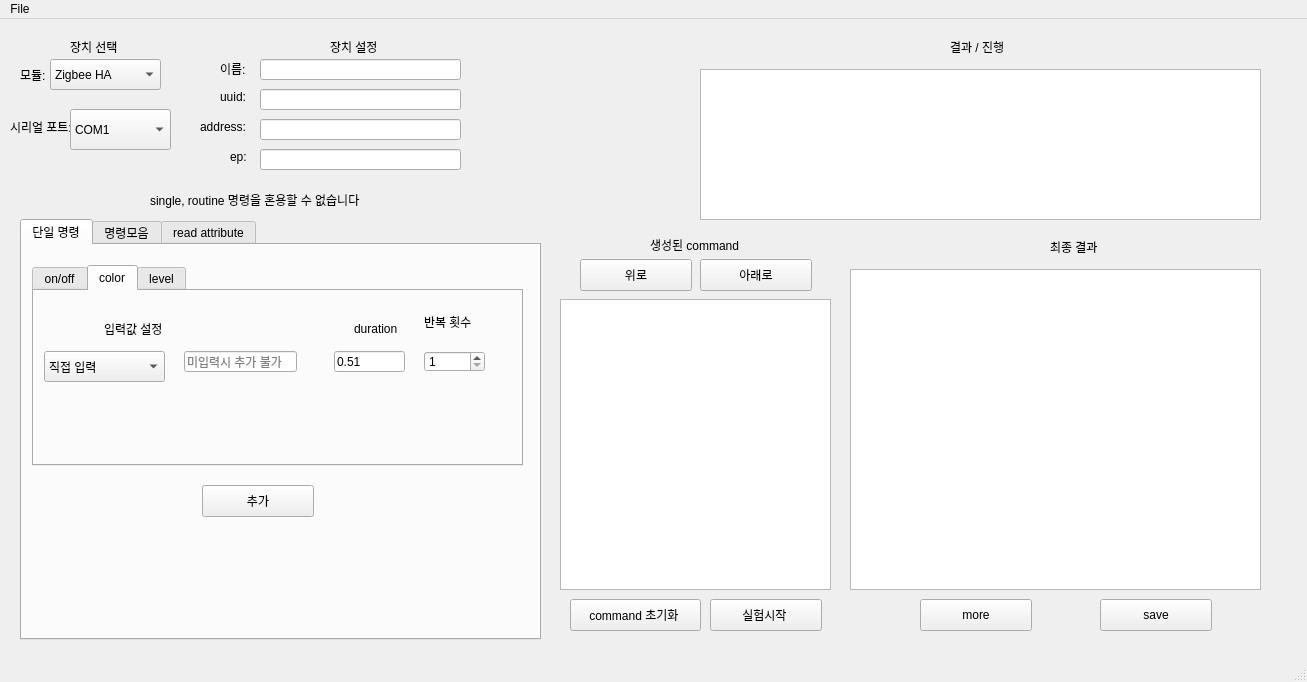
<?xml version="1.0" encoding="UTF-8"?>
<ui version="4.0">
 <class>MainWindow</class>
 <widget class="QMainWindow" name="MainWindow">
  <property name="geometry">
   <rect>
    <x>0</x>
    <y>0</y>
    <width>1307</width>
    <height>682</height>
   </rect>
  </property>
  <property name="windowTitle">
   <string>MainWindow</string>
  </property>
  <widget class="QWidget" name="centralwidget">
   <widget class="QLabel" name="label">
    <property name="geometry">
     <rect>
      <x>70</x>
      <y>20</y>
      <width>58</width>
      <height>16</height>
     </rect>
    </property>
    <property name="text">
     <string>장치 선택</string>
    </property>
   </widget>
   <widget class="QLabel" name="label_2">
    <property name="geometry">
     <rect>
      <x>330</x>
      <y>20</y>
      <width>58</width>
      <height>16</height>
     </rect>
    </property>
    <property name="text">
     <string>장치 설정</string>
    </property>
   </widget>
   <widget class="QLabel" name="label_3">
    <property name="geometry">
     <rect>
      <x>20</x>
      <y>46</y>
      <width>31</width>
      <height>20</height>
     </rect>
    </property>
    <property name="text">
     <string>모듈:</string>
    </property>
   </widget>
   <widget class="QComboBox" name="cbo_module">
    <property name="geometry">
     <rect>
      <x>50</x>
      <y>40</y>
      <width>111</width>
      <height>31</height>
     </rect>
    </property>
    <item>
     <property name="text">
      <string>Zigbee HA</string>
     </property>
    </item>
    <item>
     <property name="text">
      <string>Zigbee 3.0</string>
     </property>
    </item>
    <item>
     <property name="text">
      <string>BLE</string>
     </property>
    </item>
    <item>
     <property name="text">
      <string>UART</string>
     </property>
    </item>
   </widget>
   <widget class="QLabel" name="label_4">
    <property name="geometry">
     <rect>
      <x>220</x>
      <y>40</y>
      <width>41</width>
      <height>20</height>
     </rect>
    </property>
    <property name="text">
     <string>이름:</string>
    </property>
   </widget>
   <widget class="QLabel" name="label_5">
    <property name="geometry">
     <rect>
      <x>220</x>
      <y>70</y>
      <width>31</width>
      <height>16</height>
     </rect>
    </property>
    <property name="text">
     <string>uuid:</string>
    </property>
   </widget>
   <widget class="QLabel" name="label_6">
    <property name="geometry">
     <rect>
      <x>200</x>
      <y>100</y>
      <width>51</width>
      <height>16</height>
     </rect>
    </property>
    <property name="text">
     <string>address:</string>
    </property>
   </widget>
   <widget class="QLineEdit" name="lineEdit_device_name">
    <property name="geometry">
     <rect>
      <x>260</x>
      <y>40</y>
      <width>201</width>
      <height>21</height>
     </rect>
    </property>
   </widget>
   <widget class="QLineEdit" name="lineEdit_device_uuid">
    <property name="geometry">
     <rect>
      <x>260</x>
      <y>70</y>
      <width>201</width>
      <height>21</height>
     </rect>
    </property>
   </widget>
   <widget class="QLineEdit" name="lineEdit_device_addr">
    <property name="geometry">
     <rect>
      <x>260</x>
      <y>100</y>
      <width>201</width>
      <height>21</height>
     </rect>
    </property>
   </widget>
   <widget class="QLineEdit" name="lineEdit_device_ep">
    <property name="geometry">
     <rect>
      <x>260</x>
      <y>130</y>
      <width>201</width>
      <height>21</height>
     </rect>
    </property>
   </widget>
   <widget class="QLabel" name="label_7">
    <property name="geometry">
     <rect>
      <x>230</x>
      <y>130</y>
      <width>31</width>
      <height>16</height>
     </rect>
    </property>
    <property name="text">
     <string>ep:</string>
    </property>
   </widget>
   <widget class="QTabWidget" name="tabWidget">
    <property name="geometry">
     <rect>
      <x>20</x>
      <y>200</y>
      <width>521</width>
      <height>421</height>
     </rect>
    </property>
    <property name="currentIndex">
     <number>0</number>
    </property>
    <property name="iconSize">
     <size>
      <width>16</width>
      <height>16</height>
     </size>
    </property>
    <widget class="QWidget" name="tab">
     <attribute name="title">
      <string>단일 명령</string>
     </attribute>
     <widget class="QTabWidget" name="tab_single">
      <property name="geometry">
       <rect>
        <x>10</x>
        <y>20</y>
        <width>491</width>
        <height>201</height>
       </rect>
      </property>
      <property name="currentIndex">
       <number>1</number>
      </property>
      <widget class="QWidget" name="tab_4">
       <attribute name="title">
        <string>on/off</string>
       </attribute>
       <widget class="QRadioButton" name="rdo_on">
        <property name="geometry">
         <rect>
          <x>50</x>
          <y>100</y>
          <width>41</width>
          <height>21</height>
         </rect>
        </property>
        <property name="text">
         <string>on</string>
        </property>
       </widget>
       <widget class="QRadioButton" name="rdo_off">
        <property name="geometry">
         <rect>
          <x>120</x>
          <y>100</y>
          <width>41</width>
          <height>21</height>
         </rect>
        </property>
        <property name="text">
         <string>off</string>
        </property>
       </widget>
       <widget class="QRadioButton" name="rdo_toggle">
        <property name="geometry">
         <rect>
          <x>180</x>
          <y>100</y>
          <width>61</width>
          <height>21</height>
         </rect>
        </property>
        <property name="text">
         <string>toggle</string>
        </property>
       </widget>
       <widget class="QLabel" name="label_20">
        <property name="geometry">
         <rect>
          <x>110</x>
          <y>20</y>
          <width>71</width>
          <height>16</height>
         </rect>
        </property>
        <property name="text">
         <string>입력값 설정</string>
        </property>
       </widget>
       <widget class="QLabel" name="label_21">
        <property name="geometry">
         <rect>
          <x>340</x>
          <y>20</y>
          <width>51</width>
          <height>21</height>
         </rect>
        </property>
        <property name="text">
         <string>반복 횟수 </string>
        </property>
       </widget>
       <widget class="QSpinBox" name="spinBox_onoff">
        <property name="geometry">
         <rect>
          <x>340</x>
          <y>50</y>
          <width>61</width>
          <height>21</height>
         </rect>
        </property>
        <property name="minimum">
         <number>1</number>
        </property>
        <property name="maximum">
         <number>300</number>
        </property>
       </widget>
       <widget class="QComboBox" name="cbo_input_onoff">
        <property name="geometry">
         <rect>
          <x>80</x>
          <y>40</y>
          <width>121</width>
          <height>31</height>
         </rect>
        </property>
        <item>
         <property name="text">
          <string>직접 입력</string>
         </property>
        </item>
        <item>
         <property name="text">
          <string>랜덤 값 입력</string>
         </property>
        </item>
       </widget>
       <widget class="QLabel" name="label_33">
        <property name="geometry">
         <rect>
          <x>250</x>
          <y>20</y>
          <width>51</width>
          <height>16</height>
         </rect>
        </property>
        <property name="text">
         <string>duration</string>
        </property>
       </widget>
       <widget class="QLineEdit" name="lineEdit_onoff_duration">
        <property name="geometry">
         <rect>
          <x>250</x>
          <y>50</y>
          <width>51</width>
          <height>21</height>
         </rect>
        </property>
        <property name="inputMask">
         <string/>
        </property>
        <property name="text">
         <string>0.51</string>
        </property>
        <property name="placeholderText">
         <string>미입력시 추가 불가</string>
        </property>
       </widget>
      </widget>
      <widget class="QWidget" name="tab_5">
       <attribute name="title">
        <string>color</string>
       </attribute>
       <widget class="QComboBox" name="cbo_input_color">
        <property name="geometry">
         <rect>
          <x>10</x>
          <y>60</y>
          <width>121</width>
          <height>31</height>
         </rect>
        </property>
        <item>
         <property name="text">
          <string>직접 입력</string>
         </property>
        </item>
        <item>
         <property name="text">
          <string>랜덤 값 입력</string>
         </property>
        </item>
       </widget>
       <widget class="QLabel" name="label_24">
        <property name="geometry">
         <rect>
          <x>70</x>
          <y>30</y>
          <width>71</width>
          <height>16</height>
         </rect>
        </property>
        <property name="text">
         <string>입력값 설정</string>
        </property>
       </widget>
       <widget class="QLineEdit" name="lineEdit_color">
        <property name="geometry">
         <rect>
          <x>150</x>
          <y>60</y>
          <width>113</width>
          <height>21</height>
         </rect>
        </property>
        <property name="placeholderText">
         <string>미입력시 추가 불가 </string>
        </property>
       </widget>
       <widget class="QSpinBox" name="spinBox_color">
        <property name="geometry">
         <rect>
          <x>390</x>
          <y>60</y>
          <width>61</width>
          <height>21</height>
         </rect>
        </property>
        <property name="minimum">
         <number>1</number>
        </property>
        <property name="maximum">
         <number>300</number>
        </property>
       </widget>
       <widget class="QLabel" name="label_22">
        <property name="geometry">
         <rect>
          <x>390</x>
          <y>20</y>
          <width>51</width>
          <height>21</height>
         </rect>
        </property>
        <property name="text">
         <string>반복 횟수 </string>
        </property>
       </widget>
       <widget class="QLineEdit" name="lineEdit_color_duration">
        <property name="geometry">
         <rect>
          <x>300</x>
          <y>60</y>
          <width>71</width>
          <height>21</height>
         </rect>
        </property>
        <property name="inputMask">
         <string/>
        </property>
        <property name="text">
         <string>0.51</string>
        </property>
        <property name="placeholderText">
         <string>미입력시 추가 불가</string>
        </property>
       </widget>
       <widget class="QLabel" name="label_34">
        <property name="geometry">
         <rect>
          <x>320</x>
          <y>30</y>
          <width>51</width>
          <height>16</height>
         </rect>
        </property>
        <property name="text">
         <string>duration </string>
        </property>
       </widget>
      </widget>
      <widget class="QWidget" name="tab_6">
       <attribute name="title">
        <string>level</string>
       </attribute>
       <widget class="QComboBox" name="cbo_input_level">
        <property name="geometry">
         <rect>
          <x>40</x>
          <y>50</y>
          <width>111</width>
          <height>31</height>
         </rect>
        </property>
        <item>
         <property name="text">
          <string>직접 입력</string>
         </property>
        </item>
        <item>
         <property name="text">
          <string>랜덤 값 입력</string>
         </property>
        </item>
       </widget>
       <widget class="QLabel" name="label_25">
        <property name="geometry">
         <rect>
          <x>70</x>
          <y>20</y>
          <width>71</width>
          <height>16</height>
         </rect>
        </property>
        <property name="text">
         <string>입력값 설정</string>
        </property>
       </widget>
       <widget class="QLineEdit" name="lineEdit_level">
        <property name="geometry">
         <rect>
          <x>160</x>
          <y>60</y>
          <width>111</width>
          <height>21</height>
         </rect>
        </property>
        <property name="inputMask">
         <string/>
        </property>
        <property name="placeholderText">
         <string>미입력시 추가 불가</string>
        </property>
       </widget>
       <widget class="QSpinBox" name="spinBox_level">
        <property name="geometry">
         <rect>
          <x>390</x>
          <y>60</y>
          <width>61</width>
          <height>21</height>
         </rect>
        </property>
        <property name="minimum">
         <number>1</number>
        </property>
        <property name="maximum">
         <number>300</number>
        </property>
       </widget>
       <widget class="QLabel" name="label_23">
        <property name="geometry">
         <rect>
          <x>390</x>
          <y>30</y>
          <width>51</width>
          <height>21</height>
         </rect>
        </property>
        <property name="text">
         <string>반복 횟수 </string>
        </property>
       </widget>
       <widget class="QLineEdit" name="lineEdit_level_duration">
        <property name="geometry">
         <rect>
          <x>300</x>
          <y>60</y>
          <width>71</width>
          <height>21</height>
         </rect>
        </property>
        <property name="inputMask">
         <string/>
        </property>
        <property name="text">
         <string>0.51</string>
        </property>
        <property name="placeholderText">
         <string>미입력시 추가 불가</string>
        </property>
       </widget>
       <widget class="QLabel" name="label_36">
        <property name="geometry">
         <rect>
          <x>310</x>
          <y>30</y>
          <width>51</width>
          <height>16</height>
         </rect>
        </property>
        <property name="text">
         <string>duration</string>
        </property>
       </widget>
      </widget>
     </widget>
     <widget class="QPushButton" name="btn_insert">
      <property name="geometry">
       <rect>
        <x>180</x>
        <y>240</y>
        <width>112</width>
        <height>32</height>
       </rect>
      </property>
      <property name="text">
       <string>추가</string>
      </property>
     </widget>
    </widget>
    <widget class="QWidget" name="tab_2">
     <attribute name="title">
      <string>명령모음</string>
     </attribute>
     <widget class="QSpinBox" name="spinBox_routine">
      <property name="geometry">
       <rect>
        <x>210</x>
        <y>320</y>
        <width>61</width>
        <height>21</height>
       </rect>
      </property>
      <property name="minimum">
       <number>1</number>
      </property>
      <property name="maximum">
       <number>300</number>
      </property>
     </widget>
     <widget class="QSpinBox" name="spinBox_onoff_routine">
      <property name="geometry">
       <rect>
        <x>440</x>
        <y>70</y>
        <width>61</width>
        <height>21</height>
       </rect>
      </property>
      <property name="minimum">
       <number>0</number>
      </property>
      <property name="maximum">
       <number>300</number>
      </property>
     </widget>
     <widget class="QSpinBox" name="spinBox_color_routine">
      <property name="geometry">
       <rect>
        <x>440</x>
        <y>170</y>
        <width>61</width>
        <height>21</height>
       </rect>
      </property>
      <property name="maximum">
       <number>300</number>
      </property>
     </widget>
     <widget class="QSpinBox" name="spinBox_level_routine">
      <property name="geometry">
       <rect>
        <x>440</x>
        <y>250</y>
        <width>61</width>
        <height>21</height>
       </rect>
      </property>
      <property name="maximum">
       <number>300</number>
      </property>
     </widget>
     <widget class="QLabel" name="label_17">
      <property name="geometry">
       <rect>
        <x>100</x>
        <y>320</y>
        <width>91</width>
        <height>21</height>
       </rect>
      </property>
      <property name="text">
       <string>루틴의 반복 횟수 </string>
      </property>
     </widget>
     <widget class="QLabel" name="label_26">
      <property name="geometry">
       <rect>
        <x>210</x>
        <y>20</y>
        <width>71</width>
        <height>16</height>
       </rect>
      </property>
      <property name="text">
       <string>입력값 설정</string>
      </property>
     </widget>
     <widget class="QLabel" name="label_27">
      <property name="geometry">
       <rect>
        <x>440</x>
        <y>40</y>
        <width>51</width>
        <height>21</height>
       </rect>
      </property>
      <property name="text">
       <string>반복 횟수 </string>
      </property>
     </widget>
     <widget class="QLabel" name="label_29">
      <property name="geometry">
       <rect>
        <x>20</x>
        <y>80</y>
        <width>41</width>
        <height>16</height>
       </rect>
      </property>
      <property name="text">
       <string>on/off</string>
      </property>
     </widget>
     <widget class="QComboBox" name="cbo_input_onoff_routine">
      <property name="geometry">
       <rect>
        <x>90</x>
        <y>60</y>
        <width>121</width>
        <height>31</height>
       </rect>
      </property>
      <item>
       <property name="text">
        <string>직접 입력</string>
       </property>
      </item>
      <item>
       <property name="text">
        <string>랜덤 값 입력</string>
       </property>
      </item>
     </widget>
     <widget class="QLabel" name="label_30">
      <property name="geometry">
       <rect>
        <x>20</x>
        <y>260</y>
        <width>41</width>
        <height>16</height>
       </rect>
      </property>
      <property name="text">
       <string>level</string>
      </property>
     </widget>
     <widget class="QLabel" name="label_31">
      <property name="geometry">
       <rect>
        <x>20</x>
        <y>170</y>
        <width>41</width>
        <height>16</height>
       </rect>
      </property>
      <property name="text">
       <string>color</string>
      </property>
     </widget>
     <widget class="QRadioButton" name="rdo_on_routine">
      <property name="geometry">
       <rect>
        <x>110</x>
        <y>90</y>
        <width>41</width>
        <height>21</height>
       </rect>
      </property>
      <property name="text">
       <string>on</string>
      </property>
     </widget>
     <widget class="QRadioButton" name="rdo_off_routine">
      <property name="geometry">
       <rect>
        <x>200</x>
        <y>90</y>
        <width>41</width>
        <height>21</height>
       </rect>
      </property>
      <property name="text">
       <string>off</string>
      </property>
     </widget>
     <widget class="QRadioButton" name="rdo_toggle_routine">
      <property name="geometry">
       <rect>
        <x>270</x>
        <y>90</y>
        <width>61</width>
        <height>21</height>
       </rect>
      </property>
      <property name="text">
       <string>toggle</string>
      </property>
     </widget>
     <widget class="QComboBox" name="cbo_input_level_routine">
      <property name="geometry">
       <rect>
        <x>80</x>
        <y>250</y>
        <width>131</width>
        <height>31</height>
       </rect>
      </property>
      <item>
       <property name="text">
        <string>직접 입력</string>
       </property>
      </item>
      <item>
       <property name="text">
        <string>랜덤 값 입력</string>
       </property>
      </item>
     </widget>
     <widget class="QComboBox" name="cbo_input_color_routine">
      <property name="geometry">
       <rect>
        <x>80</x>
        <y>160</y>
        <width>131</width>
        <height>31</height>
       </rect>
      </property>
      <item>
       <property name="text">
        <string>직접 입력</string>
       </property>
      </item>
      <item>
       <property name="text">
        <string>랜덤 값 입력</string>
       </property>
      </item>
     </widget>
     <widget class="QPushButton" name="btn_insert_routine">
      <property name="geometry">
       <rect>
        <x>320</x>
        <y>320</y>
        <width>111</width>
        <height>31</height>
       </rect>
      </property>
      <property name="text">
       <string>추가</string>
      </property>
     </widget>
     <widget class="QComboBox" name="cbo_routine_level_value">
      <property name="geometry">
       <rect>
        <x>230</x>
        <y>250</y>
        <width>101</width>
        <height>31</height>
       </rect>
      </property>
      <item>
       <property name="text">
        <string>10</string>
       </property>
      </item>
      <item>
       <property name="text">
        <string>50</string>
       </property>
      </item>
      <item>
       <property name="text">
        <string>100</string>
       </property>
      </item>
     </widget>
     <widget class="QComboBox" name="cbo_routine_color_value">
      <property name="geometry">
       <rect>
        <x>230</x>
        <y>160</y>
        <width>101</width>
        <height>31</height>
       </rect>
      </property>
      <item>
       <property name="text">
        <string>cw</string>
       </property>
      </item>
      <item>
       <property name="text">
        <string>dl</string>
       </property>
      </item>
      <item>
       <property name="text">
        <string>nw</string>
       </property>
      </item>
      <item>
       <property name="text">
        <string>sw</string>
       </property>
      </item>
      <item>
       <property name="text">
        <string>ww</string>
       </property>
      </item>
     </widget>
     <widget class="QLabel" name="label_19">
      <property name="geometry">
       <rect>
        <x>180</x>
        <y>350</y>
        <width>141</width>
        <height>21</height>
       </rect>
      </property>
      <property name="text">
       <string>루틴은 한번만 추가됩니다 </string>
      </property>
     </widget>
     <widget class="QLineEdit" name="lineEdit_level_duration_routine">
      <property name="geometry">
       <rect>
        <x>350</x>
        <y>250</y>
        <width>71</width>
        <height>21</height>
       </rect>
      </property>
      <property name="inputMask">
       <string/>
      </property>
      <property name="text">
       <string>0.51</string>
      </property>
      <property name="placeholderText">
       <string>미입력시 추가 불가</string>
      </property>
     </widget>
     <widget class="QLabel" name="label_35">
      <property name="geometry">
       <rect>
        <x>360</x>
        <y>40</y>
        <width>51</width>
        <height>16</height>
       </rect>
      </property>
      <property name="text">
       <string>duration</string>
      </property>
     </widget>
     <widget class="QLineEdit" name="lineEdit_color_duration_routine">
      <property name="geometry">
       <rect>
        <x>350</x>
        <y>170</y>
        <width>61</width>
        <height>21</height>
       </rect>
      </property>
      <property name="inputMask">
       <string/>
      </property>
      <property name="text">
       <string>0.51</string>
      </property>
      <property name="placeholderText">
       <string>미입력시 추가 불가</string>
      </property>
     </widget>
     <widget class="QLineEdit" name="lineEdit_onoff_duration_routine">
      <property name="geometry">
       <rect>
        <x>350</x>
        <y>70</y>
        <width>61</width>
        <height>21</height>
       </rect>
      </property>
      <property name="inputMask">
       <string/>
      </property>
      <property name="text">
       <string>0.51</string>
      </property>
      <property name="placeholderText">
       <string>미입력시 추가 불가</string>
      </property>
     </widget>
    </widget>
    <widget class="QWidget" name="tab_8">
     <attribute name="title">
      <string>read attribute</string>
     </attribute>
     <widget class="QTreeView" name="treeView">
      <property name="geometry">
       <rect>
        <x>30</x>
        <y>20</y>
        <width>451</width>
        <height>261</height>
       </rect>
      </property>
     </widget>
     <widget class="QPushButton" name="btn_insert_attribute">
      <property name="geometry">
       <rect>
        <x>190</x>
        <y>320</y>
        <width>112</width>
        <height>32</height>
       </rect>
      </property>
      <property name="text">
       <string>추가</string>
      </property>
     </widget>
    </widget>
   </widget>
   <widget class="QLabel" name="label_8">
    <property name="geometry">
     <rect>
      <x>950</x>
      <y>20</y>
      <width>61</width>
      <height>16</height>
     </rect>
    </property>
    <property name="text">
     <string>결과 / 진행</string>
    </property>
   </widget>
   <widget class="QLabel" name="label_13">
    <property name="geometry">
     <rect>
      <x>1050</x>
      <y>220</y>
      <width>51</width>
      <height>16</height>
     </rect>
    </property>
    <property name="text">
     <string>최종 결과</string>
    </property>
   </widget>
   <widget class="QLabel" name="label_14">
    <property name="geometry">
     <rect>
      <x>650</x>
      <y>210</y>
      <width>101</width>
      <height>31</height>
     </rect>
    </property>
    <property name="text">
     <string>생성된 command</string>
    </property>
   </widget>
   <widget class="QListView" name="listView_command">
    <property name="geometry">
     <rect>
      <x>560</x>
      <y>280</y>
      <width>271</width>
      <height>291</height>
     </rect>
    </property>
   </widget>
   <widget class="QPushButton" name="btn_more">
    <property name="geometry">
     <rect>
      <x>920</x>
      <y>580</y>
      <width>112</width>
      <height>32</height>
     </rect>
    </property>
    <property name="text">
     <string>more</string>
    </property>
   </widget>
   <widget class="QPushButton" name="btn_save">
    <property name="geometry">
     <rect>
      <x>1100</x>
      <y>580</y>
      <width>112</width>
      <height>32</height>
     </rect>
    </property>
    <property name="text">
     <string>save</string>
    </property>
   </widget>
   <widget class="QListView" name="listView_process">
    <property name="geometry">
     <rect>
      <x>700</x>
      <y>50</y>
      <width>561</width>
      <height>151</height>
     </rect>
    </property>
   </widget>
   <widget class="QListView" name="listView_result">
    <property name="geometry">
     <rect>
      <x>850</x>
      <y>250</y>
      <width>411</width>
      <height>321</height>
     </rect>
    </property>
   </widget>
   <widget class="QPushButton" name="btn_start">
    <property name="geometry">
     <rect>
      <x>710</x>
      <y>580</y>
      <width>112</width>
      <height>32</height>
     </rect>
    </property>
    <property name="text">
     <string>실험시작 </string>
    </property>
   </widget>
   <widget class="QPushButton" name="btn_up">
    <property name="geometry">
     <rect>
      <x>580</x>
      <y>240</y>
      <width>112</width>
      <height>32</height>
     </rect>
    </property>
    <property name="text">
     <string>위로</string>
    </property>
   </widget>
   <widget class="QPushButton" name="btn_down">
    <property name="geometry">
     <rect>
      <x>700</x>
      <y>240</y>
      <width>112</width>
      <height>32</height>
     </rect>
    </property>
    <property name="text">
     <string>아래로</string>
    </property>
   </widget>
   <widget class="QLabel" name="label_9">
    <property name="geometry">
     <rect>
      <x>10</x>
      <y>100</y>
      <width>71</width>
      <height>16</height>
     </rect>
    </property>
    <property name="text">
     <string>시리얼 포트:</string>
    </property>
   </widget>
   <widget class="QComboBox" name="cbo_port">
    <property name="geometry">
     <rect>
      <x>70</x>
      <y>90</y>
      <width>101</width>
      <height>41</height>
     </rect>
    </property>
    <item>
     <property name="text">
      <string>COM1</string>
     </property>
    </item>
    <item>
     <property name="text">
      <string>COM2</string>
     </property>
    </item>
    <item>
     <property name="text">
      <string>COM3</string>
     </property>
    </item>
    <item>
     <property name="text">
      <string>COM4</string>
     </property>
    </item>
    <item>
     <property name="text">
      <string>COM5</string>
     </property>
    </item>
    <item>
     <property name="text">
      <string>COM6</string>
     </property>
    </item>
    <item>
     <property name="text">
      <string>COM7</string>
     </property>
    </item>
    <item>
     <property name="text">
      <string>COM8</string>
     </property>
    </item>
    <item>
     <property name="text">
      <string>COM9</string>
     </property>
    </item>
    <item>
     <property name="text">
      <string>COM10</string>
     </property>
    </item>
    <item>
     <property name="text">
      <string>COM11</string>
     </property>
    </item>
    <item>
     <property name="text">
      <string>COM12</string>
     </property>
    </item>
    <item>
     <property name="text">
      <string>COM13</string>
     </property>
    </item>
    <item>
     <property name="text">
      <string>COM14</string>
     </property>
    </item>
    <item>
     <property name="text">
      <string>COM15</string>
     </property>
    </item>
   </widget>
   <widget class="QPushButton" name="btn_clear_command">
    <property name="geometry">
     <rect>
      <x>570</x>
      <y>580</y>
      <width>131</width>
      <height>32</height>
     </rect>
    </property>
    <property name="text">
     <string>command 초기화 </string>
    </property>
   </widget>
   <widget class="QLabel" name="label_28">
    <property name="geometry">
     <rect>
      <x>150</x>
      <y>170</y>
      <width>241</width>
      <height>21</height>
     </rect>
    </property>
    <property name="text">
     <string>single, routine 명령을 혼용할 수 없습니다 </string>
    </property>
   </widget>
  </widget>
  <widget class="QMenuBar" name="menubar">
   <property name="geometry">
    <rect>
     <x>0</x>
     <y>0</y>
     <width>1307</width>
     <height>22</height>
    </rect>
   </property>
   <widget class="QMenu" name="menuFile">
    <property name="title">
     <string>File</string>
    </property>
    <widget class="QMenu" name="menuImport_json">
     <property name="title">
      <string>Import json</string>
     </property>
     <addaction name="action_import_device"/>
     <addaction name="action_import_command"/>
    </widget>
    <widget class="QMenu" name="menuexport_json">
     <property name="title">
      <string>export json</string>
     </property>
     <addaction name="action_export_device"/>
     <addaction name="action_export_command"/>
    </widget>
    <addaction name="menuImport_json"/>
    <addaction name="menuexport_json"/>
    <addaction name="action_import_log_file"/>
   </widget>
   <addaction name="menuFile"/>
  </widget>
  <widget class="QStatusBar" name="statusbar"/>
  <action name="action_import_device">
   <property name="text">
    <string>import device</string>
   </property>
  </action>
  <action name="action_import_command">
   <property name="text">
    <string>import command</string>
   </property>
  </action>
  <action name="action_export_device">
   <property name="text">
    <string>export device</string>
   </property>
  </action>
  <action name="action_export_command">
   <property name="text">
    <string>export command</string>
   </property>
  </action>
  <action name="action_import_log_file">
   <property name="text">
    <string>Import log file</string>
   </property>
  </action>
 </widget>
 <resources/>
 <connections/>
 <slots>
  <slot>slot_test()</slot>
 </slots>
</ui>
